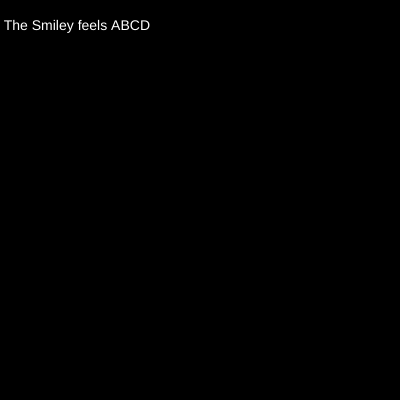
Frame 1 (no input)
Frame 60 (no input): identical to frame 1, image omitted
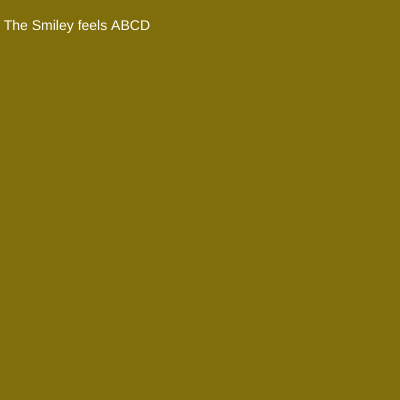
Frame 120 (the mouse pressed at the canvas centre since frame 60)

The p5.js sketch that drew these frames (run headless with seeded random() and noise() and a simulated clock; from frame 60 on, the mouse is pressed at the canvas centre):

// p5.js sketch
// ── sketch.js
const side_length = 400; // length of one side of the screen to make the canvas

// animating_smiley_face function for making the smiley face animated based on mouse interactions
function animating_smiley_face(){
  
}

// text function for displaying text for user to know the emotion and also acts as debugging text for me to see if the sketch is working
function display_text(){
  fill('white');
  textSize(14);
  textAlign(RIGHT);
  text('The Smiley feels ABCD', 150, 30);
}

// changing_canvas_color function which changes the canvas colors based on mouse interactions
function changing_canvas_color(){
  let red = map(mouseY, 0, side_length, 0, 255);
  let green = map(mouseX, 0, side_length, 0, 220);
  let blue = map(mouseX, 0, side_length, 0, 20);
  background(red, green, blue);
}

// animation function which animates the entire sketch
function animation(){
  changing_canvas_color();
  animating_smiley_face();
}

// setup function to setup canvas
function setup() {
  createCanvas(side_length, side_length);
}

// draw function to keep animating the sketch
function draw() {
  animation();
  display_text();
}
